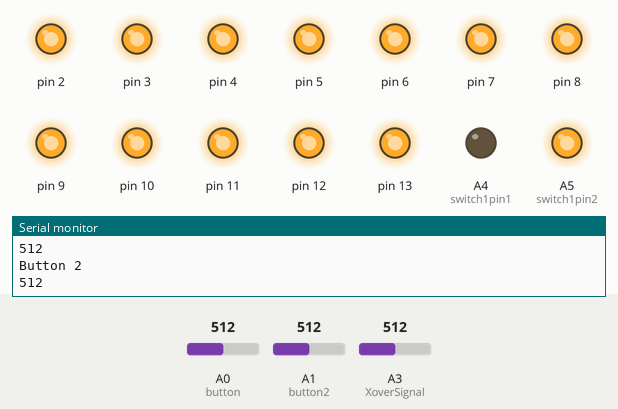
This sketch was run on a simulated Arduino Uno, built with avr-gcc and run on an emulated ATmega328P. On the bench: output pins drawn as LEDs (lit = HIGH), the last lines printed to the serial monitor. Dashed ring = blinking. The inputs (shaded band) are chosen by the test bench; at power-on: A0 (button) = 512, A1 (button2) = 512, A3 (XoverSignal) = 512.

Above: at 1.2 s.
1.3 s: A0 (button) set to 490
At 3.6 s:
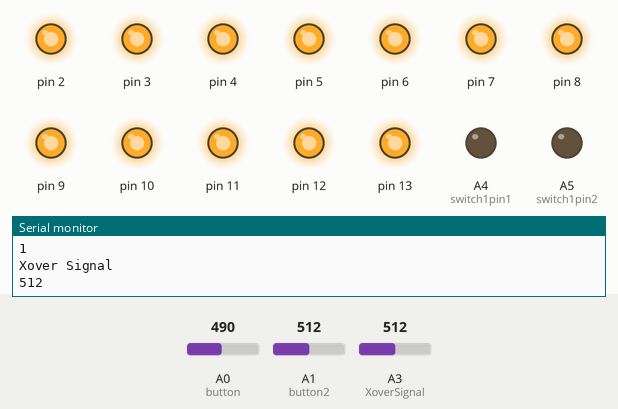
4.0 s: A1 (button2) set to 487
At 5.6 s:
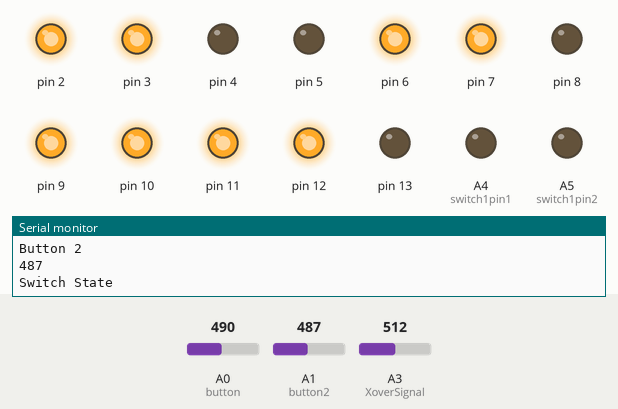
6.4 s: A0 (button) set to 508
At 7.4 s:
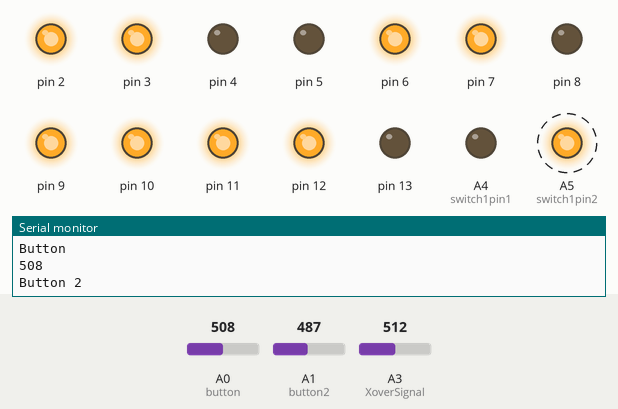
9.4 s: A0 (button) set to 306
At 11.0 s:
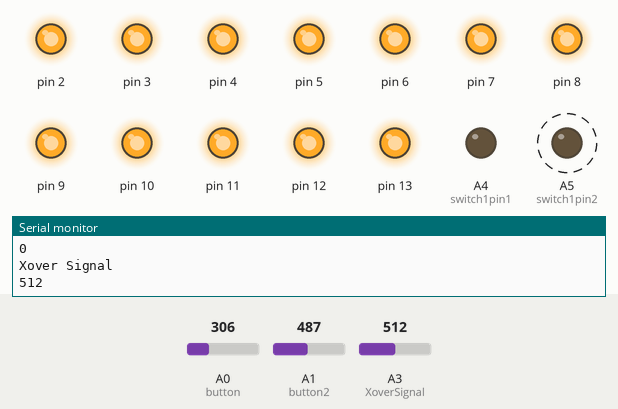
11.6 s: A3 (XoverSignal) set to 108
13.1 s: A3 (XoverSignal) set to 91
Timing chart, 0 to 15.6 s (numbered marks = the images above; inputs shaded):
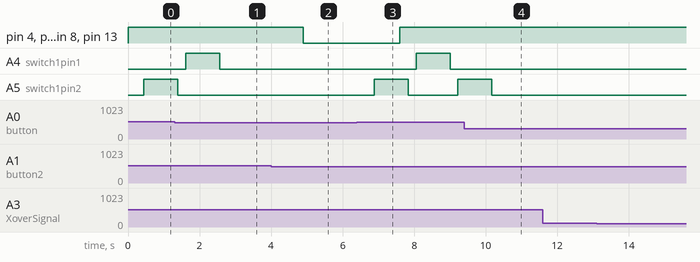

The sketch:

Kato_Single_Crossover_Signal.ino
```cpp
#include "DCrossoverSignal.h"
#include "Arduino.h"

int switch1pin1=A4;//set up digital pin 2 for controlling switch 1
int switch1pin2=A5;//set up digital pin 3 for controlling switch 1
int button=A0;//set up analog pin A0 for reading button 1
int button2=A1;
int Switch=0;//Sets our value for the state of switch 1
int Direction=0;
int XoverSignal=A3;
DoubleCrossover R1(2);
DoubleCrossover Y1(3);
DoubleCrossover G1(4);
DoubleCrossover R2(5);
DoubleCrossover Y2(6);
DoubleCrossover G2(7);
DoubleCrossover R3(8);
DoubleCrossover Y3(9);
DoubleCrossover G3(10);
DoubleCrossover R4(11);
DoubleCrossover Y4(12);
DoubleCrossover G4(13);

void setup() {
  Serial.begin(9600);//sets up our readings in the serial monitor and the baud rate of 9600
  pinMode(switch1pin1,OUTPUT);
  pinMode(switch1pin2,OUTPUT);

  pinMode(button,INPUT);
  pinMode(button2,INPUT);
}
enum SWITCHSTATES
{
  ST_OFF,
  ST_STRAIGHT,
  ST_TURN,
  ST_RESET,
  ST_CHANGE1,
  ST_CHANGE2,
};//Sets up states that arduino can hop between

SWITCHSTATES switchState=ST_OFF;

void loop(){
  //Serial.println("Switch");
  //Serial.println(Switch);//display in serial monitor what the State of State 1 is with the text "State 1" in front.

int ButtonRead=analogRead(button);//Stores value for button1
int Button2Read=analogRead(button2);
int XoverSignalRead=analogRead(XoverSignal);


  Serial.println("Button");
  Serial.println(ButtonRead);//display in serial monitor what the State of Button 1 is with the text "Button 1" in front.
  Serial.println("Button 2");
  Serial.println(Button2Read);
  Serial.println("Switch State");
  Serial.println(Switch);
  Serial.println("Direction State");
  Serial.println(Direction);
  Serial.println("Xover Signal");
  Serial.println(XoverSignalRead);
  delay(200);// 0.2 second pause between readings
  switch(switchState){
    case ST_OFF:
    switchoff(ButtonRead, Button2Read, Switch, Direction, XoverSignalRead);
    break;
    case ST_STRAIGHT:
    switchstraight(ButtonRead);
    break;
    case ST_TURN:
    switchturn(ButtonRead);
    break;
    case ST_RESET:
    switchreset(ButtonRead);
    break;
    case ST_CHANGE1:
    switchchange1();
    break;
    case ST_CHANGE2:
    switchchange2();
    break;

  }
}

void switchoff(int ButtonRead, int Button2Read, int Switch, int Direction, int XoverSignalRead){
  digitalWrite(switch1pin1,LOW);
  digitalWrite(switch1pin2,LOW);

if ((ButtonRead<500) && (Button2Read<500) && (Switch==0) && (Direction==0)){
  G1.SignalON();
  G2.SignalON();
  R3.SignalON();
  R4.SignalON();//State GGRR 1
}

if ((ButtonRead<500) && (Button2Read<500) && (Switch==0) && (Direction==1)){
  R1.SignalON();
  R2.SignalON();
  G3.SignalON();
  G4.SignalON();//State RRGG 2
}
if ((ButtonRead<500) && (Button2Read<500) && (Direction ==5)){
  R1.SignalON();
  R2.SignalON();
  R3.SignalON();
  R4.SignalON();//State RRRR 3
}
if ((ButtonRead<500) && (Button2Read<500) && (Switch==0) && (Direction==2)){
  G1.SignalON();
  R2.SignalON();
  R3.SignalON();
  G4.SignalON();//State GRGR 4
}
if ((ButtonRead<500) && (Button2Read<500) && (Switch==0) && (Direction==3)){
  R1.SignalON();
  G2.SignalON();
  G3.SignalON();
  R4.SignalON();//State GRGR 5
}
//if ((ButtonRead<500) && (Button2Read<500) && (Switch==0) && (Direction==0) && (XoverSignalRead>500)){
//  Y1.SignalON();
//  Y2.SignalON();
//  R3.SignalON();
//  R4.SignalON();//State YYRR 6
//}

//if ((ButtonRead<500) && (Button2Read<500) && (Switch==0) && (Direction==1)&& (XoverSignalRead>500)){
//  R1.SignalON();
// R2.SignalON();
//  Y3.SignalON();
//  Y4.SignalON();//State RRYY 7
//}

//if ((ButtonRead<500) && (Button2Read<500) && (Switch==0) && (Direction ==2) && (XoverSignalRead>500)){
//  R1.SignalON();
//  Y2.SignalON();
//  R3.SignalON();
//  Y4.SignalON();//State RYRY 8
//}
//if ((ButtonRead<500) && (Button2Read<500) && (Switch==0) && (Direction==3) && (XoverSignalRead>500)){
//  Y1.SignalON();
//  R2.SignalON();
//  Y3.SignalON();
//  R4.SignalON();//State YRYR 9
//}
 if ((ButtonRead<500) && (Button2Read<500) && (Switch==0) && (Direction ==4)){
 R1.SignalON();
 R2.SignalON();
 G3.SignalON();
 R4.SignalON();//State RRGR 10
}
//if ((ButtonRead<500) && (Button2Read<500) && (Switch==0) && (Direction ==0) && (XoverSignalRead>500)){
//  R1.SignalON();
//  R2.SignalON();
//  Y3.SignalON();
//  R4.SignalON();// State RRYR 11
//}
if ((ButtonRead<500) && (Button2Read<500) && (Switch==1) && (Direction ==1)){
  R1.SignalON();
  R2.SignalON();
  R3.SignalON();
  G4.SignalON();// State RRRG 12
}
if ((ButtonRead<500) && (Button2Read<500) && (Switch==1) && (Direction==2)){
 G1.SignalON();
 R2.SignalON();
 R3.SignalON();// State RRRY13
 R4.SignalON();
}
if ((Button2Read>500) && (Direction<=5)){
     switchState=ST_CHANGE1;
 }

    if ((Button2Read>500) && (Direction>4)){
     switchState=ST_CHANGE2;
 }
  if ((ButtonRead>500) && (Switch==1)){
    switchState=ST_STRAIGHT;//sends to straight 1 with button press
  }
  if ((ButtonRead>500) && (Switch==0)){
    switchState=ST_TURN;//sends to turn 1 with button press
  }
}
void switchstraight(int ButtonRead){
  digitalWrite(switch1pin1,HIGH);//powers on turnout
  digitalWrite(switch1pin2,LOW);
  delay(500);//keep power to the turnout for 0.5 seconds
  Switch=0;//sets value to 0
  switchState=ST_RESET;
}
void switchturn(int ButtonRead){
  digitalWrite(switch1pin1,LOW);
  digitalWrite(switch1pin2,HIGH);//powers on turnout
  delay(500);//keep power to the turnout for 0.5 seconds
Switch=1;//sets value to 1
Direction=0;
  switchState=ST_RESET;
}

void switchchange1(){;
Direction=(Direction+1);
delay(500);
switchState=ST_RESET;
}

void switchchange2(){;
Direction=0;
delay(500);
switchState=ST_RESET;
}

void switchreset(int ButtonRead){
  R1.SignalOFF();
  Y1.SignalOFF();
  G1.SignalOFF();
  R2.SignalOFF();
  Y2.SignalOFF();
  G2.SignalOFF();
  R3.SignalOFF();
  Y3.SignalOFF();
  G3.SignalOFF();
  R4.SignalOFF();
  Y4.SignalOFF();
  G4.SignalOFF();
  delay(10);
  switchState=ST_OFF;
}
```

DCrossoverSignal.cpp
```cpp
#include "DcrossoverSignal.h"
#include "Arduino.h"


DoubleCrossover::DoubleCrossover(int pin){
  pinMode(pin,OUTPUT);
  digitalWrite(pin,HIGH);
  _pin = pin;
}

void DoubleCrossover::SignalON(){
  digitalWrite(_pin,LOW);
}

void DoubleCrossover::SignalOFF(){
  digitalWrite(_pin,HIGH);
}
```

DCrossoverSignal.h
```cpp
#ifndef DCrossoverSignal_h
#define DCrossoverSignal_h

#include "Arduino.h"

class DoubleCrossover {
  public:
  DoubleCrossover(int pin);
  void SignalON();
  void SignalOFF();

  private:
  int _pin;

 };

#endif
```

Measured:
- the behaviour switches between 500 and 499 on A1 (button2) (found by bisection; images 1 and 2)
- the behaviour switches between 500 and 501 on A0 (button) (found by bisection; images 2 and 3)
- after the input at 1.3 s, A5 (switch1pin2): goes on until 1.4 s, then stays LOW
- after the input at 4.0 s, pin 4, pin 5, pin 8, pin 13: HIGH → LOW after 0.90 s
- after the input at 6.4 s, pin 4, pin 5, pin 8, pin 13: LOW → HIGH after 1.2 s; A4 (switch1pin1): LOW → HIGH after 1.7 s, → LOW 0.95 s later; A5 (switch1pin2): LOW → HIGH after 0.48 s, → LOW 0.95 s later, → HIGH 1.4 s later
- after the input at 9.4 s, A4 (switch1pin1): stays LOW (without the input it goes to HIGH after 0.99 s)
